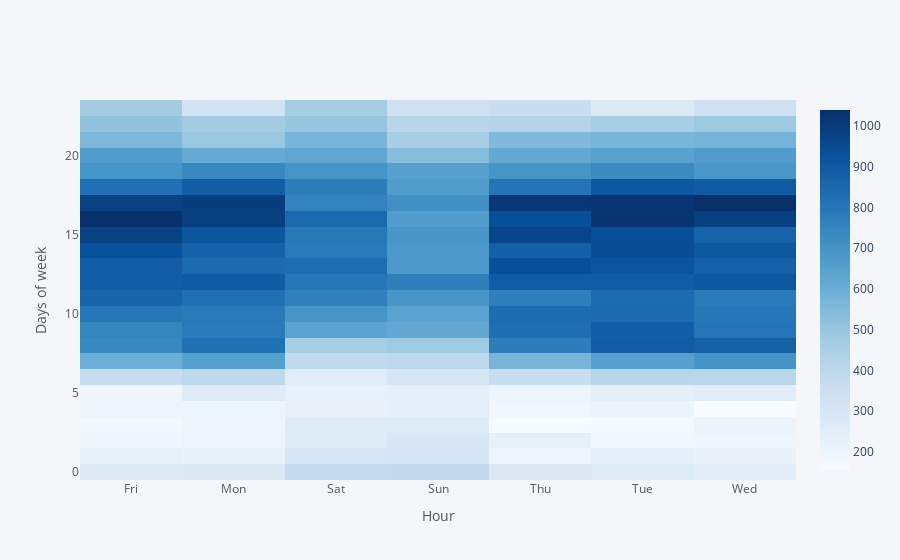

Source (notebook cell):
### Code cell
dayHour.iplot(kind='heatmap',colorscale='blues',xaxis_title='Hour',yaxis_title='Days of week')

### Figure 1 — Plotly figure (JSON) as saved in the notebook; plotly's stock layout.template omitted (floating-point values rounded to 4 significant figures; data arrays with more than 128 entries replaced by an {"elided": "..."} marker saying what was removed)
{"data": [{"colorscale": [[0, "rgb(247,251,255)"], [0.125, "rgb(222,235,247)"], [0.25, "rgb(198,219,239)"], [0.375, "rgb(158,202,225)"], [0.5, "rgb(107,174,214)"], [0.625, "rgb(66,146,198)"], [0.75, "rgb(33,113,181)"], [0.875, "rgb(8,81,156)"], [1, "rgb(8,48,107)"]], "type": "heatmap", "x": ["Fri", "Mon", "Sat", "Sun", "Thu", "Tue", "Wed"], "y": [0, 1, 2, 3, 4, 5, 6, 7, 8, 9, 10, 11, 12, 13, 14, 15, 16, 17, 18, 19, 20, 21, 22, 23], "z": {"elided": "24x7 int values"}, "zmax": 1039, "zmin": 156}], "layout": {"legend": {"bgcolor": "#F5F6F9", "font": {"color": "#4D5663"}}, "paper_bgcolor": "#F5F6F9", "plot_bgcolor": "#F5F6F9", "title": {"font": {"color": "#4D5663"}}, "xaxis": {"gridcolor": "#E1E5ED", "showgrid": true, "tickfont": {"color": "#4D5663"}, "title": {"font": {"color": "#4D5663"}, "text": "Hour"}, "zerolinecolor": "#E1E5ED"}, "yaxis": {"gridcolor": "#E1E5ED", "showgrid": true, "tickfont": {"color": "#4D5663"}, "title": {"font": {"color": "#4D5663"}, "text": "Days of week"}, "zerolinecolor": "#E1E5ED"}}}
